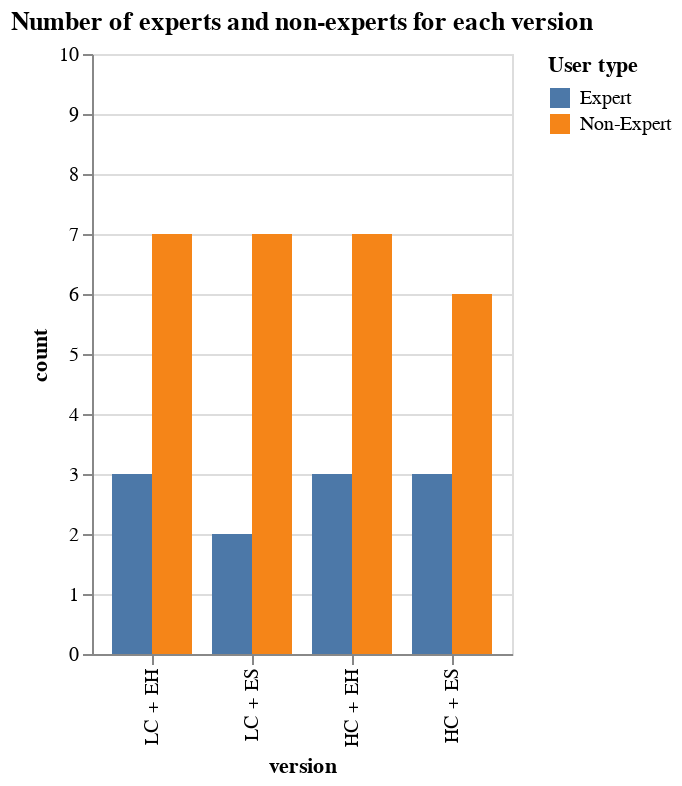

Notebook cell for this chart:
### Code cell
#count number of experts and non-experts for each version

counted = df.groupby(["version", "isExpert"]).count().reset_index()[["version", "isExpert", "userid"]].rename(columns={"userid": "count"})




x = alt.Chart(counted).mark_bar().encode(
    x=alt.X("version", sort=["LC + EH", "LC + ES", "HC + EH", "HC + ES"]),
    y=alt.Y('count:Q', scale=alt.Scale(nice=1)),
    xOffset="isExpert:N",
    color=alt.Color('isExpert:N', title='User type'),
).properties(
    title="Number of experts and non-experts for each version"
)
x

### Figure 1 — Vega-Lite specification as saved in the notebook (floating-point values rounded to 4 significant figures)
{"config": {"view": {"continuousWidth": 300, "continuousHeight": 300}}, "data": {"name": "data-67b045d1033dc6091ccd87ebbb0b1a3e"}, "mark": {"type": "bar"}, "encoding": {"color": {"field": "isExpert", "title": "User type", "type": "nominal"}, "x": {"field": "version", "sort": ["LC + EH", "LC + ES", "HC + EH", "HC + ES"], "type": "nominal"}, "xOffset": {"field": "isExpert", "type": "nominal"}, "y": {"field": "count", "scale": {"nice": 1}, "type": "quantitative"}}, "title": "Number of experts and non-experts for each version", "$schema": "https://vega.github.io/schema/vega-lite/v5.8.0.json", "datasets": {"data-67b045d1033dc6091ccd87ebbb0b1a3e": [{"version": "HC + EH", "isExpert": "Expert", "count": 3}, {"version": "HC + EH", "isExpert": "Non-Expert", "count": 7}, {"version": "HC + ES", "isExpert": "Expert", "count": 3}, {"version": "HC + ES", "isExpert": "Non-Expert", "count": 6}, {"version": "LC + EH", "isExpert": "Expert", "count": 3}, {"version": "LC + EH", "isExpert": "Non-Expert", "count": 7}, {"version": "LC + ES", "isExpert": "Expert", "count": 2}, {"version": "LC + ES", "isExpert": "Non-Expert", "count": 7}]}}
